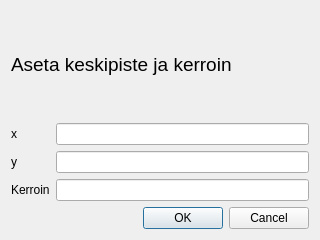
<?xml version="1.0" encoding="UTF-8"?>
<ui version="4.0">
 <class>Dialog</class>
 <widget class="QDialog" name="Dialog">
  <property name="geometry">
   <rect>
    <x>0</x>
    <y>0</y>
    <width>320</width>
    <height>240</height>
   </rect>
  </property>
  <property name="windowTitle">
   <string>Aseta</string>
  </property>
  <layout class="QVBoxLayout" name="verticalLayout">
   <item>
    <widget class="QLabel" name="label_4">
     <property name="font">
      <font>
       <pointsize>14</pointsize>
      </font>
     </property>
     <property name="text">
      <string>Aseta keskipiste ja kerroin</string>
     </property>
    </widget>
   </item>
   <item>
    <layout class="QGridLayout" name="gridLayout">
     <item row="1" column="0">
      <widget class="QLabel" name="label_2">
       <property name="text">
        <string>y</string>
       </property>
      </widget>
     </item>
     <item row="0" column="1">
      <widget class="QLineEdit" name="lineEdit"/>
     </item>
     <item row="0" column="0">
      <widget class="QLabel" name="label">
       <property name="text">
        <string>x</string>
       </property>
      </widget>
     </item>
     <item row="1" column="1">
      <widget class="QLineEdit" name="lineEdit_2"/>
     </item>
     <item row="2" column="0">
      <widget class="QLabel" name="label_3">
       <property name="text">
        <string>Kerroin</string>
       </property>
      </widget>
     </item>
     <item row="2" column="1">
      <widget class="QLineEdit" name="lineEdit_3"/>
     </item>
    </layout>
   </item>
   <item>
    <widget class="QDialogButtonBox" name="buttonBox">
     <property name="orientation">
      <enum>Qt::Horizontal</enum>
     </property>
     <property name="standardButtons">
      <set>QDialogButtonBox::Cancel|QDialogButtonBox::Ok</set>
     </property>
    </widget>
   </item>
  </layout>
 </widget>
 <resources/>
 <connections>
  <connection>
   <sender>buttonBox</sender>
   <signal>accepted()</signal>
   <receiver>Dialog</receiver>
   <slot>accept()</slot>
   <hints>
    <hint type="sourcelabel">
     <x>248</x>
     <y>254</y>
    </hint>
    <hint type="destinationlabel">
     <x>157</x>
     <y>274</y>
    </hint>
   </hints>
  </connection>
  <connection>
   <sender>buttonBox</sender>
   <signal>rejected()</signal>
   <receiver>Dialog</receiver>
   <slot>reject()</slot>
   <hints>
    <hint type="sourcelabel">
     <x>316</x>
     <y>260</y>
    </hint>
    <hint type="destinationlabel">
     <x>286</x>
     <y>274</y>
    </hint>
   </hints>
  </connection>
 </connections>
</ui>
